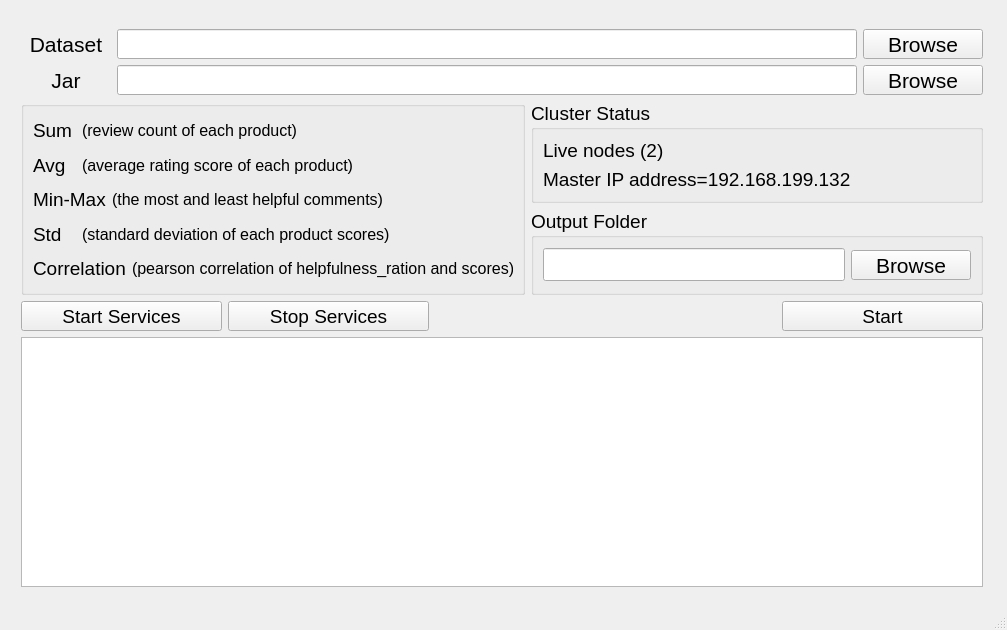
<?xml version="1.0" encoding="UTF-8"?>
<ui version="4.0">
 <class>MainWindow</class>
 <widget class="QMainWindow" name="MainWindow">
  <property name="geometry">
   <rect>
    <x>0</x>
    <y>0</y>
    <width>1007</width>
    <height>630</height>
   </rect>
  </property>
  <property name="sizePolicy">
   <sizepolicy hsizetype="Fixed" vsizetype="Fixed">
    <horstretch>0</horstretch>
    <verstretch>0</verstretch>
   </sizepolicy>
  </property>
  <property name="minimumSize">
   <size>
    <width>1007</width>
    <height>630</height>
   </size>
  </property>
  <property name="maximumSize">
   <size>
    <width>1007</width>
    <height>630</height>
   </size>
  </property>
  <property name="windowTitle">
   <string>MainWindow</string>
  </property>
  <widget class="QWidget" name="centralwidget">
   <widget class="QWidget" name="">
    <property name="geometry">
     <rect>
      <x>21</x>
      <y>29</y>
      <width>962</width>
      <height>558</height>
     </rect>
    </property>
    <layout class="QVBoxLayout" name="verticalLayout_8">
     <item>
      <layout class="QVBoxLayout" name="verticalLayout_6">
       <item>
        <layout class="QHBoxLayout" name="horizontalLayout_8">
         <item>
          <widget class="QLabel" name="DatasetQLabel">
           <property name="minimumSize">
            <size>
             <width>90</width>
             <height>0</height>
            </size>
           </property>
           <property name="maximumSize">
            <size>
             <width>90</width>
             <height>95545</height>
            </size>
           </property>
           <property name="font">
            <font>
             <pointsize>16</pointsize>
             <weight>50</weight>
             <bold>false</bold>
            </font>
           </property>
           <property name="text">
            <string>Dataset</string>
           </property>
           <property name="alignment">
            <set>Qt::AlignCenter</set>
           </property>
          </widget>
         </item>
         <item>
          <widget class="QLineEdit" name="DatasetPathQLineEdit">
           <property name="minimumSize">
            <size>
             <width>300</width>
             <height>30</height>
            </size>
           </property>
           <property name="font">
            <font>
             <pointsize>16</pointsize>
             <weight>50</weight>
             <bold>false</bold>
            </font>
           </property>
          </widget>
         </item>
         <item>
          <widget class="QPushButton" name="DatasetBrowseQPushButton">
           <property name="minimumSize">
            <size>
             <width>120</width>
             <height>30</height>
            </size>
           </property>
           <property name="maximumSize">
            <size>
             <width>120</width>
             <height>30</height>
            </size>
           </property>
           <property name="font">
            <font>
             <pointsize>16</pointsize>
            </font>
           </property>
           <property name="text">
            <string>Browse</string>
           </property>
          </widget>
         </item>
        </layout>
       </item>
       <item>
        <layout class="QHBoxLayout" name="horizontalLayout_9">
         <item>
          <widget class="QLabel" name="JarQLabel">
           <property name="minimumSize">
            <size>
             <width>90</width>
             <height>0</height>
            </size>
           </property>
           <property name="maximumSize">
            <size>
             <width>90</width>
             <height>95545</height>
            </size>
           </property>
           <property name="font">
            <font>
             <pointsize>16</pointsize>
             <weight>50</weight>
             <bold>false</bold>
            </font>
           </property>
           <property name="text">
            <string>Jar</string>
           </property>
           <property name="alignment">
            <set>Qt::AlignCenter</set>
           </property>
          </widget>
         </item>
         <item>
          <widget class="QLineEdit" name="JarPathQLineEdit">
           <property name="minimumSize">
            <size>
             <width>300</width>
             <height>30</height>
            </size>
           </property>
           <property name="font">
            <font>
             <pointsize>16</pointsize>
             <weight>50</weight>
             <bold>false</bold>
            </font>
           </property>
          </widget>
         </item>
         <item>
          <widget class="QPushButton" name="JarBrowseQPushButton">
           <property name="minimumSize">
            <size>
             <width>120</width>
             <height>30</height>
            </size>
           </property>
           <property name="maximumSize">
            <size>
             <width>120</width>
             <height>30</height>
            </size>
           </property>
           <property name="font">
            <font>
             <pointsize>16</pointsize>
            </font>
           </property>
           <property name="text">
            <string>Browse</string>
           </property>
          </widget>
         </item>
        </layout>
       </item>
      </layout>
     </item>
     <item>
      <layout class="QHBoxLayout" name="horizontalLayout">
       <item>
        <widget class="QGroupBox" name="FunctionsQGroupBox">
         <property name="font">
          <font>
           <pointsize>14</pointsize>
          </font>
         </property>
         <property name="title">
          <string/>
         </property>
         <layout class="QVBoxLayout" name="verticalLayout_2">
          <item>
           <layout class="QVBoxLayout" name="verticalLayout">
            <item>
             <layout class="QHBoxLayout" name="horizontalLayout_3">
              <item>
               <widget class="QLabel" name="label_6">
                <property name="font">
                 <font>
                  <pointsize>14</pointsize>
                 </font>
                </property>
                <property name="text">
                 <string>Sum</string>
                </property>
               </widget>
              </item>
              <item>
               <widget class="QLabel" name="label">
                <property name="enabled">
                 <bool>true</bool>
                </property>
                <property name="minimumSize">
                 <size>
                  <width>431</width>
                  <height>0</height>
                 </size>
                </property>
                <property name="maximumSize">
                 <size>
                  <width>431</width>
                  <height>16777215</height>
                 </size>
                </property>
                <property name="font">
                 <font>
                  <pointsize>12</pointsize>
                 </font>
                </property>
                <property name="text">
                 <string>(review count of each product)</string>
                </property>
               </widget>
              </item>
             </layout>
            </item>
            <item>
             <layout class="QHBoxLayout" name="horizontalLayout_4">
              <item>
               <widget class="QLabel" name="label_7">
                <property name="font">
                 <font>
                  <pointsize>14</pointsize>
                 </font>
                </property>
                <property name="text">
                 <string>Avg</string>
                </property>
               </widget>
              </item>
              <item>
               <widget class="QLabel" name="label_2">
                <property name="minimumSize">
                 <size>
                  <width>431</width>
                  <height>0</height>
                 </size>
                </property>
                <property name="maximumSize">
                 <size>
                  <width>431</width>
                  <height>16777215</height>
                 </size>
                </property>
                <property name="font">
                 <font>
                  <pointsize>12</pointsize>
                 </font>
                </property>
                <property name="text">
                 <string>(average rating score of each product)</string>
                </property>
               </widget>
              </item>
             </layout>
            </item>
            <item>
             <layout class="QHBoxLayout" name="horizontalLayout_5">
              <item>
               <widget class="QLabel" name="label_8">
                <property name="font">
                 <font>
                  <pointsize>14</pointsize>
                 </font>
                </property>
                <property name="text">
                 <string>Min-Max</string>
                </property>
               </widget>
              </item>
              <item>
               <widget class="QLabel" name="label_3">
                <property name="minimumSize">
                 <size>
                  <width>401</width>
                  <height>0</height>
                 </size>
                </property>
                <property name="maximumSize">
                 <size>
                  <width>401</width>
                  <height>16777215</height>
                 </size>
                </property>
                <property name="font">
                 <font>
                  <pointsize>12</pointsize>
                 </font>
                </property>
                <property name="text">
                 <string>(the most and least helpful comments)</string>
                </property>
               </widget>
              </item>
             </layout>
            </item>
            <item>
             <layout class="QHBoxLayout" name="horizontalLayout_6">
              <item>
               <widget class="QLabel" name="label_9">
                <property name="font">
                 <font>
                  <pointsize>14</pointsize>
                 </font>
                </property>
                <property name="text">
                 <string>Std</string>
                </property>
               </widget>
              </item>
              <item>
               <widget class="QLabel" name="label_4">
                <property name="minimumSize">
                 <size>
                  <width>431</width>
                  <height>0</height>
                 </size>
                </property>
                <property name="maximumSize">
                 <size>
                  <width>445</width>
                  <height>16777215</height>
                 </size>
                </property>
                <property name="font">
                 <font>
                  <pointsize>12</pointsize>
                 </font>
                </property>
                <property name="text">
                 <string>(standard deviation of each product scores)</string>
                </property>
               </widget>
              </item>
             </layout>
            </item>
            <item>
             <layout class="QHBoxLayout" name="horizontalLayout_7">
              <item>
               <widget class="QLabel" name="label_10">
                <property name="font">
                 <font>
                  <pointsize>14</pointsize>
                 </font>
                </property>
                <property name="text">
                 <string>Correlation</string>
                </property>
               </widget>
              </item>
              <item>
               <widget class="QLabel" name="label_5">
                <property name="minimumSize">
                 <size>
                  <width>381</width>
                  <height>0</height>
                 </size>
                </property>
                <property name="maximumSize">
                 <size>
                  <width>381</width>
                  <height>16777215</height>
                 </size>
                </property>
                <property name="font">
                 <font>
                  <pointsize>12</pointsize>
                 </font>
                </property>
                <property name="text">
                 <string>(pearson correlation of helpfulness_ration and scores)</string>
                </property>
               </widget>
              </item>
             </layout>
            </item>
           </layout>
          </item>
         </layout>
        </widget>
       </item>
       <item>
        <layout class="QVBoxLayout" name="verticalLayout_5">
         <item>
          <widget class="QGroupBox" name="groupBox">
           <property name="font">
            <font>
             <pointsize>14</pointsize>
            </font>
           </property>
           <property name="title">
            <string>Cluster Status</string>
           </property>
           <layout class="QVBoxLayout" name="verticalLayout_4">
            <item>
             <layout class="QVBoxLayout" name="verticalLayout_3">
              <item>
               <widget class="QLabel" name="LiveNodeCountQLabel">
                <property name="font">
                 <font>
                  <pointsize>14</pointsize>
                 </font>
                </property>
                <property name="text">
                 <string>Live nodes (2)</string>
                </property>
               </widget>
              </item>
              <item>
               <widget class="QLabel" name="MasterLabelQLabel">
                <property name="font">
                 <font>
                  <pointsize>14</pointsize>
                 </font>
                </property>
                <property name="text">
                 <string>Master IP address=192.168.199.132</string>
                </property>
               </widget>
              </item>
             </layout>
            </item>
           </layout>
          </widget>
         </item>
         <item>
          <widget class="QGroupBox" name="groupBox_3">
           <property name="minimumSize">
            <size>
             <width>221</width>
             <height>0</height>
            </size>
           </property>
           <property name="maximumSize">
            <size>
             <width>5454</width>
             <height>16777215</height>
            </size>
           </property>
           <property name="font">
            <font>
             <pointsize>14</pointsize>
            </font>
           </property>
           <property name="title">
            <string>Output Folder</string>
           </property>
           <layout class="QHBoxLayout" name="horizontalLayout_10">
            <item>
             <layout class="QHBoxLayout" name="horizontalLayout_2">
              <item>
               <widget class="QLineEdit" name="OutputFolderPathQLineEdit">
                <property name="minimumSize">
                 <size>
                  <width>300</width>
                  <height>30</height>
                 </size>
                </property>
                <property name="font">
                 <font>
                  <pointsize>16</pointsize>
                  <weight>50</weight>
                  <bold>false</bold>
                 </font>
                </property>
               </widget>
              </item>
              <item>
               <widget class="QPushButton" name="OutputFolderBrowseQPushButton">
                <property name="minimumSize">
                 <size>
                  <width>120</width>
                  <height>30</height>
                 </size>
                </property>
                <property name="maximumSize">
                 <size>
                  <width>120</width>
                  <height>30</height>
                 </size>
                </property>
                <property name="font">
                 <font>
                  <pointsize>16</pointsize>
                 </font>
                </property>
                <property name="text">
                 <string>Browse</string>
                </property>
               </widget>
              </item>
             </layout>
            </item>
           </layout>
          </widget>
         </item>
        </layout>
       </item>
      </layout>
     </item>
     <item>
      <layout class="QVBoxLayout" name="verticalLayout_7">
       <item>
        <layout class="QHBoxLayout" name="horizontalLayout_11">
         <item>
          <widget class="QPushButton" name="StartServicesQPushButton">
           <property name="minimumSize">
            <size>
             <width>201</width>
             <height>30</height>
            </size>
           </property>
           <property name="maximumSize">
            <size>
             <width>201</width>
             <height>30</height>
            </size>
           </property>
           <property name="font">
            <font>
             <pointsize>14</pointsize>
             <weight>50</weight>
             <bold>false</bold>
            </font>
           </property>
           <property name="text">
            <string>Start Services</string>
           </property>
          </widget>
         </item>
         <item>
          <widget class="QPushButton" name="StopServicesQPushButton">
           <property name="minimumSize">
            <size>
             <width>201</width>
             <height>30</height>
            </size>
           </property>
           <property name="maximumSize">
            <size>
             <width>201</width>
             <height>30</height>
            </size>
           </property>
           <property name="font">
            <font>
             <pointsize>14</pointsize>
             <weight>50</weight>
             <bold>false</bold>
            </font>
           </property>
           <property name="text">
            <string>Stop Services</string>
           </property>
          </widget>
         </item>
         <item>
          <spacer name="horizontalSpacer">
           <property name="orientation">
            <enum>Qt::Horizontal</enum>
           </property>
           <property name="sizeHint" stdset="0">
            <size>
             <width>288</width>
             <height>20</height>
            </size>
           </property>
          </spacer>
         </item>
         <item>
          <widget class="QPushButton" name="StartQPushButton">
           <property name="minimumSize">
            <size>
             <width>201</width>
             <height>30</height>
            </size>
           </property>
           <property name="maximumSize">
            <size>
             <width>201</width>
             <height>30</height>
            </size>
           </property>
           <property name="font">
            <font>
             <pointsize>14</pointsize>
             <weight>50</weight>
             <bold>false</bold>
            </font>
           </property>
           <property name="text">
            <string>Start</string>
           </property>
          </widget>
         </item>
        </layout>
       </item>
       <item>
        <widget class="QTextEdit" name="LogQTextEdt">
         <property name="minimumSize">
          <size>
           <width>750</width>
           <height>250</height>
          </size>
         </property>
         <property name="maximumSize">
          <size>
           <width>4564</width>
           <height>250</height>
          </size>
         </property>
         <property name="font">
          <font>
           <pointsize>7</pointsize>
          </font>
         </property>
        </widget>
       </item>
      </layout>
     </item>
    </layout>
   </widget>
  </widget>
  <widget class="QMenuBar" name="menubar">
   <property name="geometry">
    <rect>
     <x>0</x>
     <y>0</y>
     <width>1007</width>
     <height>21</height>
    </rect>
   </property>
  </widget>
  <widget class="QStatusBar" name="statusbar"/>
 </widget>
 <resources/>
 <connections/>
</ui>
